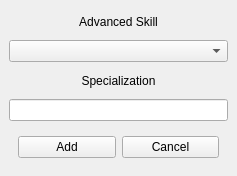
<?xml version="1.0" encoding="UTF-8"?>
<ui version="4.0">
 <class>MainWindow</class>
 <widget class="QMainWindow" name="MainWindow">
  <property name="geometry">
   <rect>
    <x>0</x>
    <y>0</y>
    <width>237</width>
    <height>176</height>
   </rect>
  </property>
  <property name="windowTitle">
   <string>MainWindow</string>
  </property>
  <widget class="QWidget" name="centralwidget">
   <layout class="QVBoxLayout" name="verticalLayout">
    <item>
     <widget class="QLabel" name="label">
      <property name="text">
       <string>Advanced Skill</string>
      </property>
      <property name="alignment">
       <set>Qt::AlignCenter</set>
      </property>
     </widget>
    </item>
    <item>
     <widget class="QComboBox" name="advnaced_skill_box"/>
    </item>
    <item>
     <widget class="QLabel" name="label_2">
      <property name="text">
       <string>Specialization</string>
      </property>
      <property name="alignment">
       <set>Qt::AlignCenter</set>
      </property>
     </widget>
    </item>
    <item>
     <widget class="QLineEdit" name="specialization_value"/>
    </item>
    <item>
     <widget class="QWidget" name="widget" native="true">
      <layout class="QHBoxLayout" name="horizontalLayout">
       <item>
        <widget class="QPushButton" name="add_button">
         <property name="text">
          <string>Add</string>
         </property>
        </widget>
       </item>
       <item>
        <widget class="QPushButton" name="cancel_button">
         <property name="text">
          <string>Cancel</string>
         </property>
        </widget>
       </item>
      </layout>
     </widget>
    </item>
   </layout>
  </widget>
 </widget>
 <resources/>
 <connections/>
</ui>
